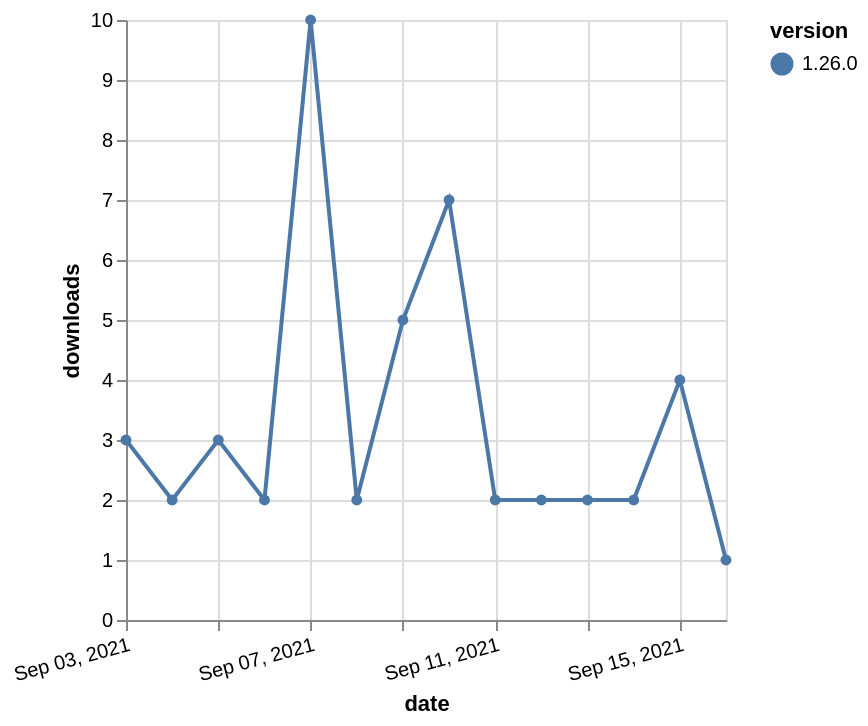

Write a Vega-Lite specification for this figure.
### Vega-Lite specification from a JSON file in a GitHub repository (floating-point values rounded to 4 significant figures)
{"$schema": "https://vega.github.io/schema/vega-lite/v5.json", "description": "A simple bar chart with embedded data.", "data": {"values": [{"date": "2021-09-03", "total": 5784, "delta": 3, "version": "1.26.0"}, {"date": "2021-09-04", "total": 5786, "delta": 2, "version": "1.26.0"}, {"date": "2021-09-05", "total": 5789, "delta": 3, "version": "1.26.0"}, {"date": "2021-09-06", "total": 5791, "delta": 2, "version": "1.26.0"}, {"date": "2021-09-07", "total": 5801, "delta": 10, "version": "1.26.0"}, {"date": "2021-09-08", "total": 5803, "delta": 2, "version": "1.26.0"}, {"date": "2021-09-09", "total": 5808, "delta": 5, "version": "1.26.0"}, {"date": "2021-09-10", "total": 5815, "delta": 7, "version": "1.26.0"}, {"date": "2021-09-11", "total": 5817, "delta": 2, "version": "1.26.0"}, {"date": "2021-09-12", "total": 5819, "delta": 2, "version": "1.26.0"}, {"date": "2021-09-13", "total": 5821, "delta": 2, "version": "1.26.0"}, {"date": "2021-09-14", "total": 5823, "delta": 2, "version": "1.26.0"}, {"date": "2021-09-15", "total": 5827, "delta": 4, "version": "1.26.0"}, {"date": "2021-09-16", "total": 5828, "delta": 1, "version": "1.26.0"}]}, "width": "container", "mark": {"type": "line", "point": {"filled": true}}, "encoding": {"x": {"field": "date", "type": "temporal", "timeUnit": "yearmonthdate", "title": "date", "axis": {"labelAngle": -15}}, "y": {"field": "delta", "type": "quantitative", "title": "downloads"}, "color": {"field": "version", "type": "nominal"}, "tooltip": {"field": "delta"}}}
